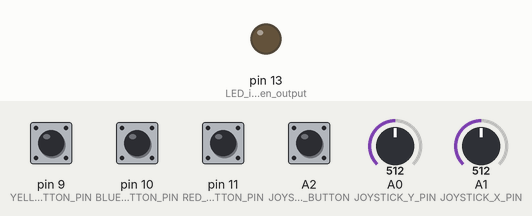
Bench run of a sketch on a simulated Arduino Leonardo, built with avr-gcc and run on an emulated ATmega32U4. Parts: output pins drawn as LEDs (lit = HIGH). The test bench sets the inputs (shaded band); at power-on: A2 (JOYSTICK_BUTTON), pin 9 (YELLOW_BUTTON_PIN), pin 10 (BLUE_BUTTON_PIN), pin 11 (RED_BUTTON_PIN) HIGH, A0 (JOYSTICK_Y_PIN) = 512, A1 (JOYSTICK_X_PIN) = 512. USB keyboard and mouse output is not drawn.

Above: at 7.4 s.
7.5 s: pin 9 (YELLOW_BUTTON_PIN) pulled LOW for 0.15 s
At 7.59 s:
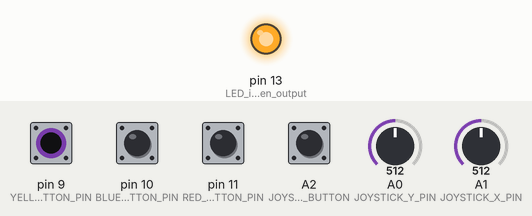
Timing chart, 0 to 10.5 s (numbered marks = the images above; inputs shaded):
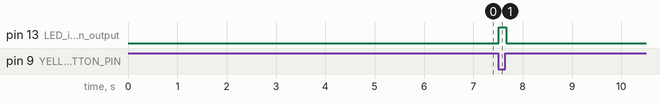

The sketch:

Arduino-Gamecontroller-Sketch.ino
```cpp
#include <Mouse.h>
#include <Keyboard.h>

/*
 *   Design & Code by
 *
 *   Ricardo Balk
 *
 *   January, 2016
 *
 *   E-mail:    programming@ricardobalk.nl
 *   Web:       ricardo.nu/programming
 *   Telephone: +31 24 301 0005
 *
 */


/*    Compiler pre-processor variabelen
 *     Gebruikt minder geheugen dan het definiëren van integers
 */

#define DEBUG_NEE
#define SERIAL_SPEED 56700
#define KEYMOUSEDELAY 5000

/*    Aansluitingen
 *     Op welke aansluitingen zitten de fysieke controls?
 */

#define RED_BUTTON_PIN    11
#define BLUE_BUTTON_PIN   10
#define YELLOW_BUTTON_PIN 9
#define JOYSTICK_X_PIN    A1
#define JOYSTICK_Y_PIN    A0
#define JOYSTICK_BUTTON   A2
#define LED               13

/*    Controls (keyboard mapping) - zie https://www.arduino.cc/en/Reference/MouseKeyboard
 *     Zet onderstaande welke controls er gebruikt worden
 */

#define KEYBOARD_RED      '1'
#define KEYBOARD_BLUE     '2'
#define KEYBOARD_YELLOW   '3'

#define MOUSE_BUTTON MOUSE_LEFT
#define MOUSE_N_SPEED     -7
#define MOUSE_P_SPEED     7

boolean STATE_LEFT  = 1,
        STATE_RIGHT = 1,
        STATE_UP    = 1,
        STATE_DOWN  = 1,
        STATE_RED   = 1,
        STATE_BLUE  = 1,
        STATE_YELLOW = 1,
        STATE_JOYSTICK_BUTTON = 1;

void setup() {
  delay(KEYMOUSEDELAY);

  // SET-UP
  Keyboard.begin();                                   // Keyboard inschakelen
  delay(1200);
  Mouse.begin();                                   // Mouse inschakelen

  pinMode(13, OUTPUT);                                // LED is een output
  digitalWrite(13, LOW);                              // LED staat uit

  /*
   * Pull-up weerstanden...
   *
   * Normaal gesproken zit een knop als volgt aangesloten:
   *
   *                  /
   *   (5 volt) -----o  o-----=====> (Arduino Input)
   *                 Knop    /
   *                         \ 10 kOhm
   *                         / Pull down
   *                         \ weerstand
   *                         /
   *                        ___ aarde (-)
   *
   * Deze constructie zorgt ervoor dat de stroom die nog in de draad zit weglekt naar de aarde (-)
   * en dat de Arduino de input ziet als LOW zodra je de knop loslaat.
   *
   * Maar het is ook mogelijk om de knop te schakelen met aarde (- / 0 volt) en gebruik te maken van een pull-up weerstand,
   * dan leest de Arduino HIGH uit als de knop niet ingedrukt is.
   * Het voordeel: Een Arduino heeft ingebouwde pull-up weerstanden; dus je hoeft geen extra weerstand tussen de knop en 5 volt te zetten.
   *
   *                       (5 VOLT)
   *                          /
   *                          \ 10 kOhm
   *                          / Pull up
   *                          \ weerstand (INGEBOUWD)
   *                  /       /
   *   (0 volt) -----o  o-----=====> (Arduino Input)
   *                 Knop
   *
   *  Je gebruikt dit door: pinMode(pin, INPUT) te vervangen door pinMode(pin, INPUT_PULLUP)
   *
   *  En bij het uitlezen zet je eenvoudig een ! voor je statement; praktisch gezien keer je de waarde dan om:
   *  if(!digitalRead(pin)) { Serial.println("De pin is ingedrukt"); } betekent: als digitale uitgang van pin NIET hoog is....
   *  Dan is de knop ingedrukt. Want de pull-up weerstand zorgt ervoor dat het net andersom werkt.
   */

  pinMode(RED_BUTTON_PIN, INPUT_PULLUP);
  pinMode(BLUE_BUTTON_PIN, INPUT_PULLUP);
  pinMode(YELLOW_BUTTON_PIN, INPUT_PULLUP);
  pinMode(JOYSTICK_X_PIN, INPUT_PULLUP);
  pinMode(JOYSTICK_Y_PIN, INPUT_PULLUP);
  pinMode(JOYSTICK_BUTTON, INPUT_PULLUP);
}

void loop() {
    checkButtons();
    //heartbeatLED();
}

void checkButtons(){
  if (STATE_RED != digitalRead(RED_BUTTON_PIN)){
      STATE_RED = digitalRead(RED_BUTTON_PIN);
  }

  if (STATE_BLUE != digitalRead(BLUE_BUTTON_PIN)){
      STATE_BLUE = digitalRead(BLUE_BUTTON_PIN);
  }

  if (STATE_YELLOW != digitalRead(YELLOW_BUTTON_PIN)){
      STATE_YELLOW = digitalRead(YELLOW_BUTTON_PIN);
  }

  if (STATE_JOYSTICK_BUTTON != digitalRead(JOYSTICK_BUTTON)){
     STATE_JOYSTICK_BUTTON = digitalRead(JOYSTICK_BUTTON);
  }

  delay(2);
  if(!STATE_RED){ Keyboard.press(KEYBOARD_RED); delay(2); } else { Keyboard.release(KEYBOARD_RED); delay(2); }
  if(!STATE_BLUE){ Keyboard.press(KEYBOARD_BLUE); delay(2); } else { Keyboard.release(KEYBOARD_BLUE); delay(2); }
  if(!STATE_YELLOW){ Keyboard.press(KEYBOARD_YELLOW); delay(2); } else { Keyboard.release(KEYBOARD_YELLOW); delay(2); }
  if(!STATE_JOYSTICK_BUTTON){ Mouse.press(MOUSE_BUTTON); delay(2); } else { Mouse.release();}

  if(analogRead(JOYSTICK_X_PIN) < 100) {
    // Rechts
    Mouse.move(MOUSE_P_SPEED,0);
  } else if((analogRead(JOYSTICK_X_PIN) > 150) && (analogRead(JOYSTICK_X_PIN) < 800)){
    // Links!
    Mouse.move(MOUSE_N_SPEED,0);
  } else if (analogRead(JOYSTICK_X_PIN) > 900) {
    // Pull-up: Geen richting.
  }

  if(analogRead(JOYSTICK_Y_PIN) < 100) {
    Mouse.move(0,MOUSE_P_SPEED);
  } else if((analogRead(JOYSTICK_Y_PIN) > 150) && (analogRead(JOYSTICK_Y_PIN) < 800)){
    Mouse.move(0,MOUSE_N_SPEED);
  } else if (analogRead(JOYSTICK_Y_PIN) > 900) {
    // Pull-up: Geen richting.
  }

  if(!STATE_RED || !STATE_BLUE || !STATE_YELLOW || !STATE_JOYSTICK_BUTTON){ delay(2);  digitalWrite(13, HIGH); } else { digitalWrite(13, LOW); }
}

void heartbeatLED(){
        for (byte t = 255; t >= 0; t = t - 1){
          analogWrite(13, t); delay(5);
        }
        delay(200);
}
```

Measured:
- after the input at 7.5 s, pin 13 (LED_is_een_output): LOW → HIGH at once, → LOW 0.15 s later
